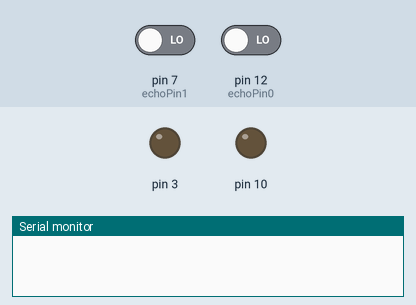
A sketch run on a simulated Arduino Uno, built with avr-gcc and run on an emulated ATmega328P. Parts: output pins drawn as LEDs (lit = HIGH), the last lines printed to the serial monitor. Inputs (shaded band) come from the test bench; at power-on: pin 7 (echoPin1) LOW, pin 12 (echoPin0) LOW. Pins used as bus, display or sensor lines are not drawn.

Above: at 0.1 s.
At 2.1 s:
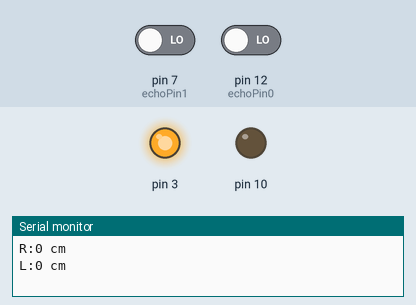
Timing chart, 0 to 3.6 s (numbered marks = the images above):
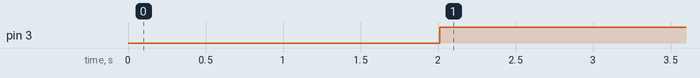

Measured:
- by itself, pin 3: LOW → HIGH at 2.0 s

The sketch:

UltrasonicSensor_Working.ino
```cpp
/*
 HC-SR04 Ping distance sensor]
 VCC to arduino 5v GND to arduino GND
 Echo to Arduino pin 13 Trig to Arduino pin 12
 Red POS to Arduino pin 11
 Green POS to Arduino pin 10
 560 ohm resistor to both LED NEG and GRD power rail
 More info at: http://goo.gl/kJ8Gl
 Original code improvements to the Ping sketch sourced from Trollmaker.com
 Some code and wiring inspired by http://en.wikiversity.org/wiki/User:Dstaub/robotcar
 */

#define trigPin0 13
#define echoPin0 12
#define trigPin1 8
#define echoPin1 7
#define MinDist 250
void setup() {
  Serial.begin (9600);
  pinMode(trigPin0, OUTPUT);
  pinMode(echoPin0, INPUT);
  pinMode(trigPin1, OUTPUT);
  pinMode(echoPin1, INPUT);
  pinMode(3, OUTPUT);
  pinMode(10, OUTPUT);
}

void loop()
{
  long duration0, duration1, distance0, distance1;
  digitalWrite(trigPin0, LOW);
  digitalWrite(trigPin1, HIGH);
  duration0 = pulseIn(echoPin0, HIGH);
  delay(10);
  digitalWrite(trigPin0, HIGH);
  digitalWrite(trigPin1, LOW);
  duration1 = pulseIn(echoPin1, HIGH);
  distance0 = (duration0 / 2) / 29.1;
  distance1 = (duration1 / 2) / 29.1;
  int brightness0 = 255 - distance0;
  int brightness1 = 255 - distance1;
  if (distance0 < MinDist || distance1 < MinDist)
  {
    digitalWrite(3, HIGH);
    digitalWrite(10, LOW);
  }
  else
  {
    digitalWrite(3, LOW);
    digitalWrite(10, HIGH);
  }
  Serial.print("R:");
  Serial.print(distance0);
  Serial.println(" cm");
  Serial.print("L:");
  Serial.print(distance1);
  Serial.println(" cm");
  delay(10);
}
```
